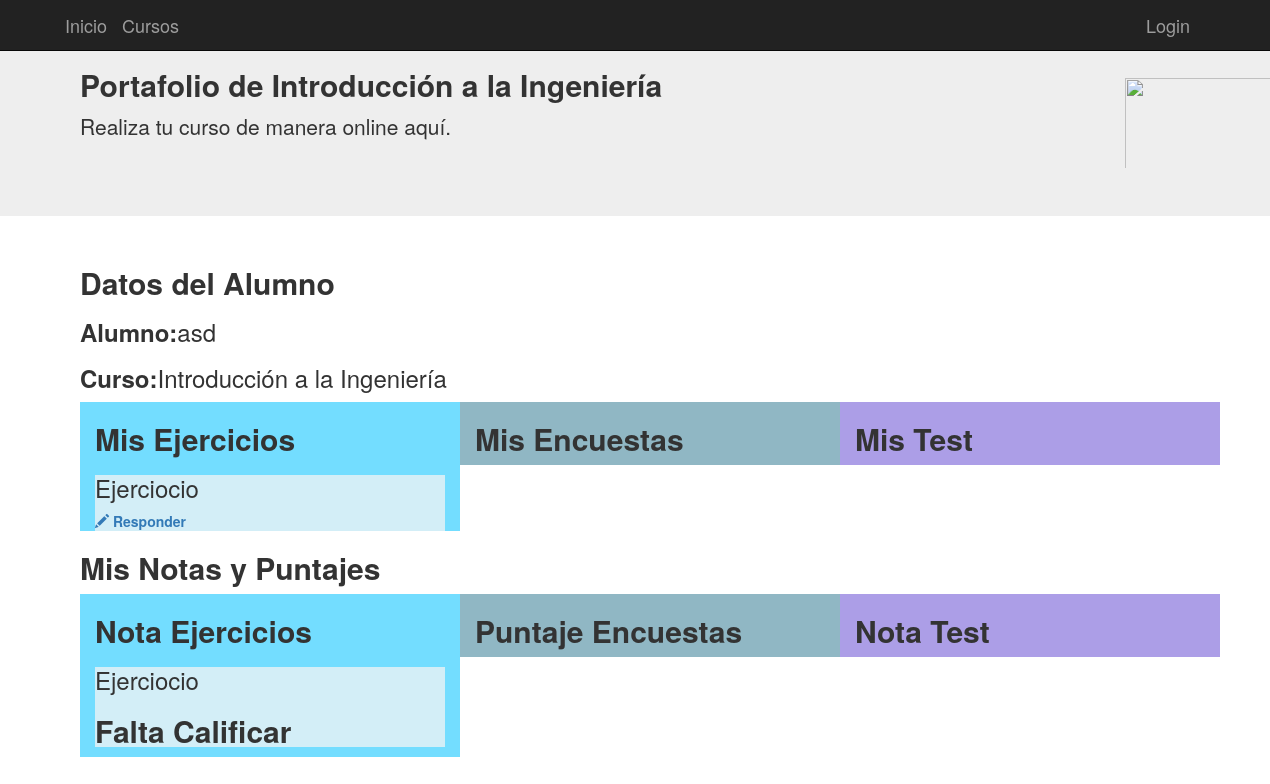
/inicioAlum/asd, run on an earlier commit of the app's database.
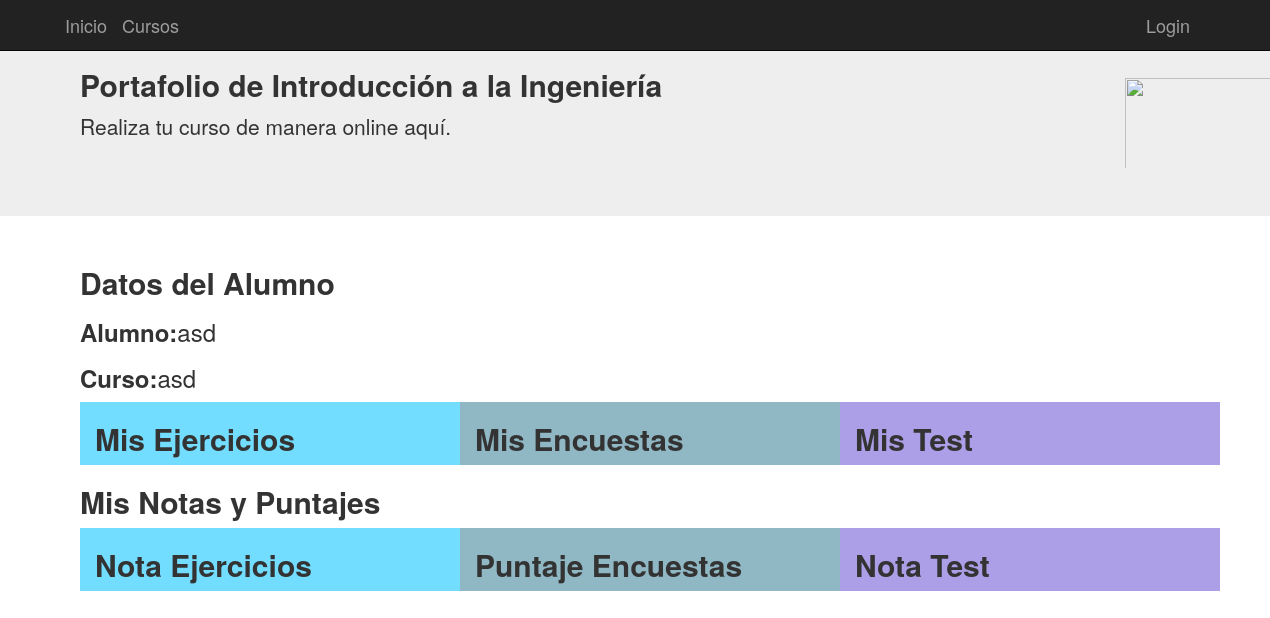
And on a later commit of the database.
### tables this page shows
CREATE TABLE alumnos (
	id INTEGER NOT NULL, 
	username VARCHAR(100) NOT NULL, 
	password_hash VARCHAR(128) NOT NULL, 
	nombre VARCHAR(200) NOT NULL, 
	email VARCHAR(200) NOT NULL, 
	"Cursoid" INTEGER NOT NULL, 
	admin BOOLEAN, 
	PRIMARY KEY (id), 
	FOREIGN KEY("Cursoid") REFERENCES cursos (id), 
	CHECK (admin IN (0, 1))
);

CREATE TABLE cursos (
	id INTEGER NOT NULL, 
	nombre VARCHAR(100), 
	PRIMARY KEY (id)
);

CREATE TABLE ejercicios (
	id INTEGER NOT NULL, 
	titulo VARCHAR(100), 
	planteamiento VARCHAR(100), 
	"Cursoid" INTEGER NOT NULL, 
	PRIMARY KEY (id), 
	FOREIGN KEY("Cursoid") REFERENCES cursos (id)
);

### aplicacion/app.py (the view, shortened to what this page needs)
@app.route('/inicioAlum/<username>', methods=["get", "post"])
def inicioAlum(username):
    from aplicacion.models import Alumnos , Encuestas , Cursos , Actividades, Ejercicios ,PuntajeE ,Puntaje,PuntajeA
    dataTable = []
    dataTable2 = []
    dataTable3 = []
    """alumnos= Alumnos.query.all()
    actividades= Actividades.query.all()
    ejercicios= Ejercicios.query.all()
    cursos =Cursos.query.all()
    encuestas =Encuestas.query.all()"""
    alum=Alumnos.query.filter_by(username=username)
    cur=Cursos.query.filter_by(id=alum[0].Cursoid)
    encuestasalu=Encuestas.query.filter_by(Cursoid=cur[0].id)
    actividadesalu=Actividades.query.filter_by(Cursoid=cur[0].id)
    ejerciciosalu=Ejercicios.query.filter_by(Cursoid=cur[0].id)
    puntajercicio=PuntajeE.query.filter_by(alu_id=alum[0].id)
    largopun=puntajercicio.count()
    print("EL LARGO DEL PUNTAJE",largopun)
    for index in range(0,largopun):
        print(index)
        ejeAux = Ejercicios.query.filter_by(id=puntajercicio[index].eje_id)
        aluAux = Alumnos.query.filter_by(id=puntajercicio[index].alu_id)
        if puntajercicio[index].puntaje_total==None:
            puntajercicio[index].puntaje_total=0;
            print("es none")
            dataTable.append(
                        {   'nombreAlumno': aluAux[0].nombre,
                            'nombreEjercicio': ejeAux[0].titulo,
                            'puntajeTotal': "Falta Calificar"
                        }
                    )
    puntaEncuesta=Puntaje.query.filter_by(alu_id=alum[0].id)
    largoenct=puntaEncuesta.count()
    print("existen un total de encuestas ",largoenct)
    for index in range(0,largoenct):
        print(puntaEncuesta[index].enc_id)
    puntaTest=PuntajeA.query.filter_by(alu_id=alum[0].id)
    largopuntA=puntaTest.count()
    return render_template("inicioAlum.html",dataTable=dataTable,dataTable2=dataTable2,dataTable3=dataTable3,cur=cur,alum=alum,encuestasalu=encuestasalu,actividadesalu=actividadesalu,ejerciciosalu=ejerciciosalu, puntajercicio=puntajercicio)

### aplicacion/templates/inicioAlum.html (shortened to what this page needs)
{% extends "base.html" %}
{% block contenido %}
<div class="container">
  <body>
    <div class="container-fluid">
      <div class="row">
        <h2><b>Datos del Alumno</b></h2>
        <h3><b>Alumno:</b>{{alum[0].nombre}} </h3>
        <h3><b>Curso:</b>{{cur[0].nombre}} </h3>
        <div class="col-sm-4" style="background-color:#73DDFF;"><h2><b>Mis Ejercicios</b></h2>
          {% for eje in ejerciciosalu %}
          <div class="col-sm-13" style="background-color:#D3EEF7;"><h3>{{eje.titulo}}</h3>
            <a class="col-sm-14" href="{{url_for('ejerciciosA', id_ejercicio=eje.id, id_alum=alum[0].id)}}"><span class="glyphicon glyphicon-pencil"></span> <b>Responder</b></a>
          </div>
          {% endfor %}
        </div>
        <div class="col-sm-4" style="background-color:#90B7C4;"><h2><b>Mis Encuestas</b></h2>
        </div>
        <div class="col-sm-4" style="background-color:#AC9EE7;"><h2><b>Mis Test</b></h2>
        </div>
      </div>
    </div>
    <div class="container-fluid">
      <div class="row">
        <h2><b>Mis Notas y Puntajes</b></h2>
        <div class="col-sm-4" style="background-color:#73DDFF;"><h2><b>Nota Ejercicios</b></h2>
          {% for index in dataTable %}
          <div class="col-sm-13" style="background-color:#D3EEF7;"><h3>{{index.nombreEjercicio}}</h3>
            <h2><b>{{index.puntajeTotal}}</b></h2>
          </div>
          {% endfor %}
        </div>
        <div class="col-sm-4" style="background-color:#90B7C4;"><h2><b>Puntaje Encuestas</b></h2>
        </div>
        <div class="col-sm-4" style="background-color:#AC9EE7;"><h2><b>Nota Test</b></h2>
        </div>
      </div>
    </div>
    </body>
</div>
{% endblock %}

### aplicacion/templates/base.html (shortened to what this page needs)
{% extends "bootstrap/base.html" %}
{% block navbar %}
<nav class="navbar navbar-inverse navbar-fixed-top">
      <div class="container">
        <div class="navbar-header">
          <a class="navbar-brand" href="/">Inicio</a>
          <a class="navbar-brand" href="{{url_for('cursos')}}">Cursos</a>
        </div>
        <div id="navbar" class="navbar-collapse collapse navbar-right">
          {% if current_user.is_authenticated %}
          <a class="navbar-brand " href="/logout"> {{ current_user.username}} (Salir)</a>
          {% else %}
          <a class="navbar-brand " href="/login">Login</a>
          {% endif %}
        </div>
      </div>
    </nav>
    <div class="jumbotron">
      <div class="container">
        <div class="col-md-11">
          <h2> <b>  Portafolio de Introducción a la Ingeniería</b></h2>
          <p>Realiza tu curso de manera online aquí.</p>
        </div>
        <div class="col-md-1">
          <img style="padding-top:30px" height="120" width="170" src="https://git.cromer.cl/UBB/mt/raw/commit/ad0ca3738a645b2049aae4aa610f6b0677792105/src/mt/images/UBBLogo.png">
        </div>
      </div>
    </div>
{% endblock %}
{% block content %}
<div class="container-fluid">
  <div class="row">
  	<div class="container">
	    {% block contenido %}{% endblock %}
  	</div>
 </div>
{% endblock %}

What changed in the data, as far as the page shows it:
removed ejercicios: titulo "Ejerciocio", nombreEjercicio "Ejerciocio"
changed cursos: nombre "Introducción a la Ingeniería" → "asd"
Also different on the page:
list line gone: "Falta Calificar"
